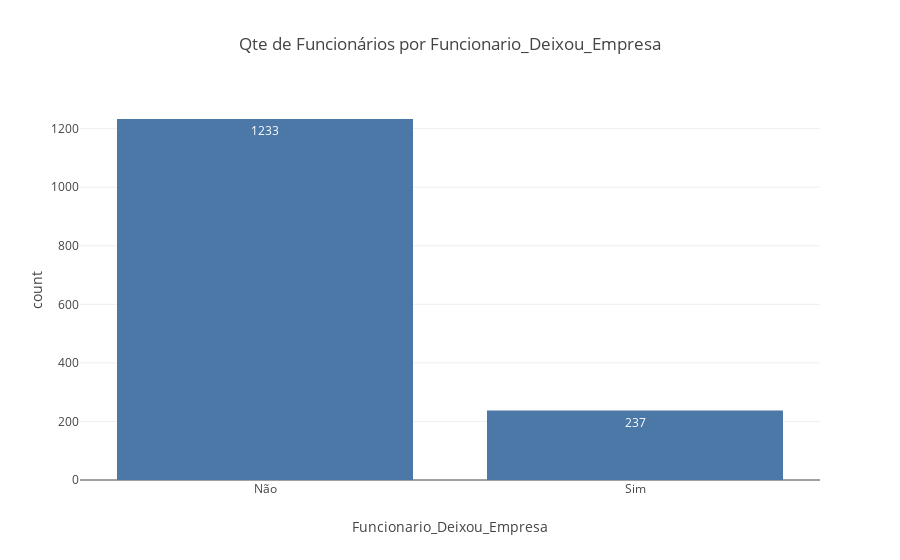
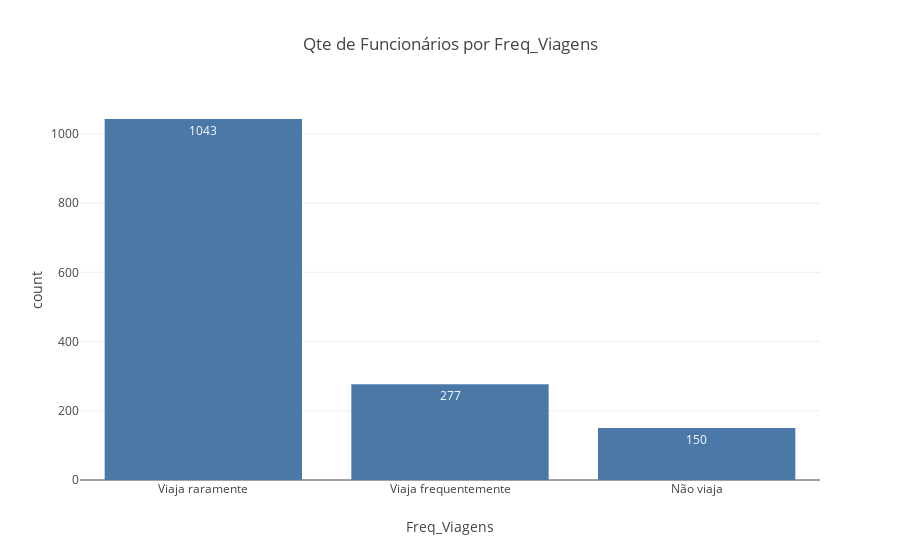
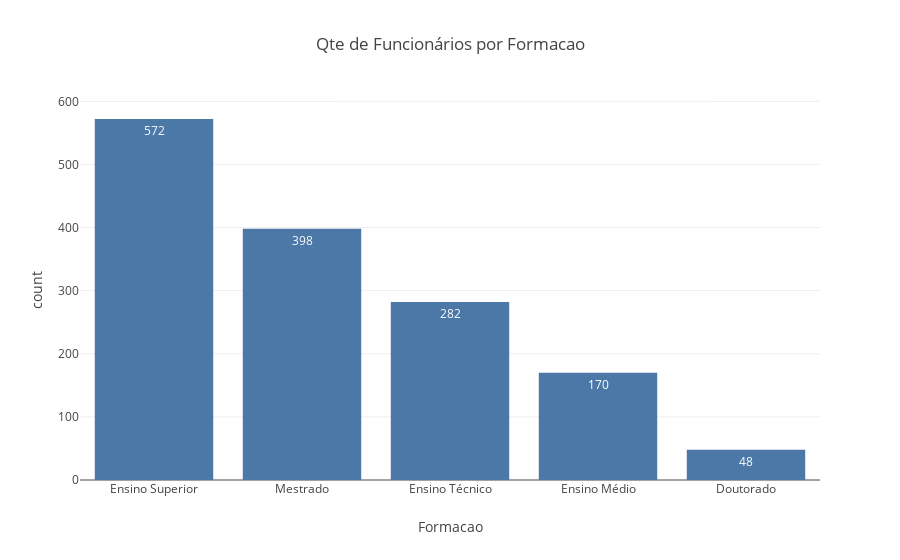
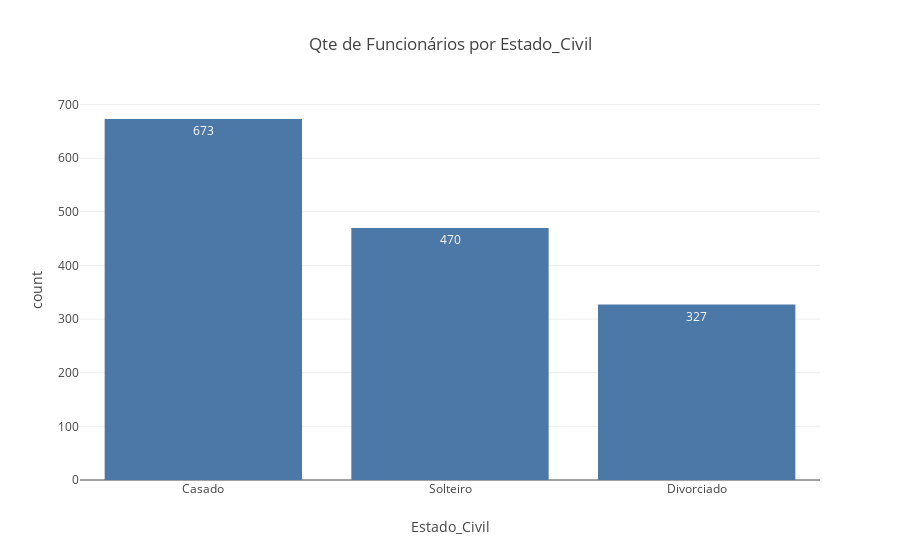

The cell these charts' notebook holds for them, in order:
### Code cell
for variavel in df.columns:
   control_grafico_barras (variavel)

### Figure 1 — Plotly figure (JSON) as saved in the notebook; plotly's stock layout.template omitted (floating-point values rounded to 4 significant figures)
{"data": [{"alignmentgroup": "True", "hovertemplate": "Funcionario_Deixou_Empresa=%{x}<br>count=%{y}<extra></extra>", "legendgroup": "", "marker": {"color": "#4C78A8", "pattern": {"shape": ""}}, "name": "", "offsetgroup": "", "orientation": "v", "showlegend": false, "textposition": "auto", "texttemplate": "%{y}", "type": "bar", "x": ["Não", "Sim"], "xaxis": "x", "y": [1233, 237], "yaxis": "y"}], "layout": {"barmode": "relative", "legend": {"tracegroupgap": 0}, "title": {"text": "Qte de Funcionários por Funcionario_Deixou_Empresa"}, "xaxis": {"anchor": "y", "domain": [0, 1], "title": {"text": "Funcionario_Deixou_Empresa"}}, "yaxis": {"anchor": "x", "domain": [0, 1], "title": {"text": "count"}}}}

### Figure 2 — Plotly figure (JSON) as saved in the notebook; plotly's stock layout.template omitted (floating-point values rounded to 4 significant figures)
{"data": [{"alignmentgroup": "True", "hovertemplate": "Freq_Viagens=%{x}<br>count=%{y}<extra></extra>", "legendgroup": "", "marker": {"color": "#4C78A8", "pattern": {"shape": ""}}, "name": "", "offsetgroup": "", "orientation": "v", "showlegend": false, "textposition": "auto", "texttemplate": "%{y}", "type": "bar", "x": ["Viaja raramente", "Viaja frequentemente", "Não viaja"], "xaxis": "x", "y": [1043, 277, 150], "yaxis": "y"}], "layout": {"barmode": "relative", "legend": {"tracegroupgap": 0}, "title": {"text": "Qte de Funcionários por Freq_Viagens"}, "xaxis": {"anchor": "y", "domain": [0, 1], "title": {"text": "Freq_Viagens"}}, "yaxis": {"anchor": "x", "domain": [0, 1], "title": {"text": "count"}}}}

### Figure 3 — Plotly figure (JSON) as saved in the notebook; plotly's stock layout.template omitted (floating-point values rounded to 4 significant figures)
{"data": [{"alignmentgroup": "True", "hovertemplate": "Formacao=%{x}<br>count=%{y}<extra></extra>", "legendgroup": "", "marker": {"color": "#4C78A8", "pattern": {"shape": ""}}, "name": "", "offsetgroup": "", "orientation": "v", "showlegend": false, "textposition": "auto", "texttemplate": "%{y}", "type": "bar", "x": ["Ensino Superior", "Mestrado", "Ensino Técnico", "Ensino Médio", "Doutorado"], "xaxis": "x", "y": [572, 398, 282, 170, 48], "yaxis": "y"}], "layout": {"barmode": "relative", "legend": {"tracegroupgap": 0}, "title": {"text": "Qte de Funcionários por Formacao"}, "xaxis": {"anchor": "y", "domain": [0, 1], "title": {"text": "Formacao"}}, "yaxis": {"anchor": "x", "domain": [0, 1], "title": {"text": "count"}}}}

### Figure 4 — Plotly figure (JSON) as saved in the notebook; plotly's stock layout.template omitted (floating-point values rounded to 4 significant figures)
{"data": [{"alignmentgroup": "True", "hovertemplate": "Estado_Civil=%{x}<br>count=%{y}<extra></extra>", "legendgroup": "", "marker": {"color": "#4C78A8", "pattern": {"shape": ""}}, "name": "", "offsetgroup": "", "orientation": "v", "showlegend": false, "textposition": "auto", "texttemplate": "%{y}", "type": "bar", "x": ["Casado", "Solteiro", "Divorciado"], "xaxis": "x", "y": [673, 470, 327], "yaxis": "y"}], "layout": {"barmode": "relative", "legend": {"tracegroupgap": 0}, "title": {"text": "Qte de Funcionários por Estado_Civil"}, "xaxis": {"anchor": "y", "domain": [0, 1], "title": {"text": "Estado_Civil"}}, "yaxis": {"anchor": "x", "domain": [0, 1], "title": {"text": "count"}}}}
